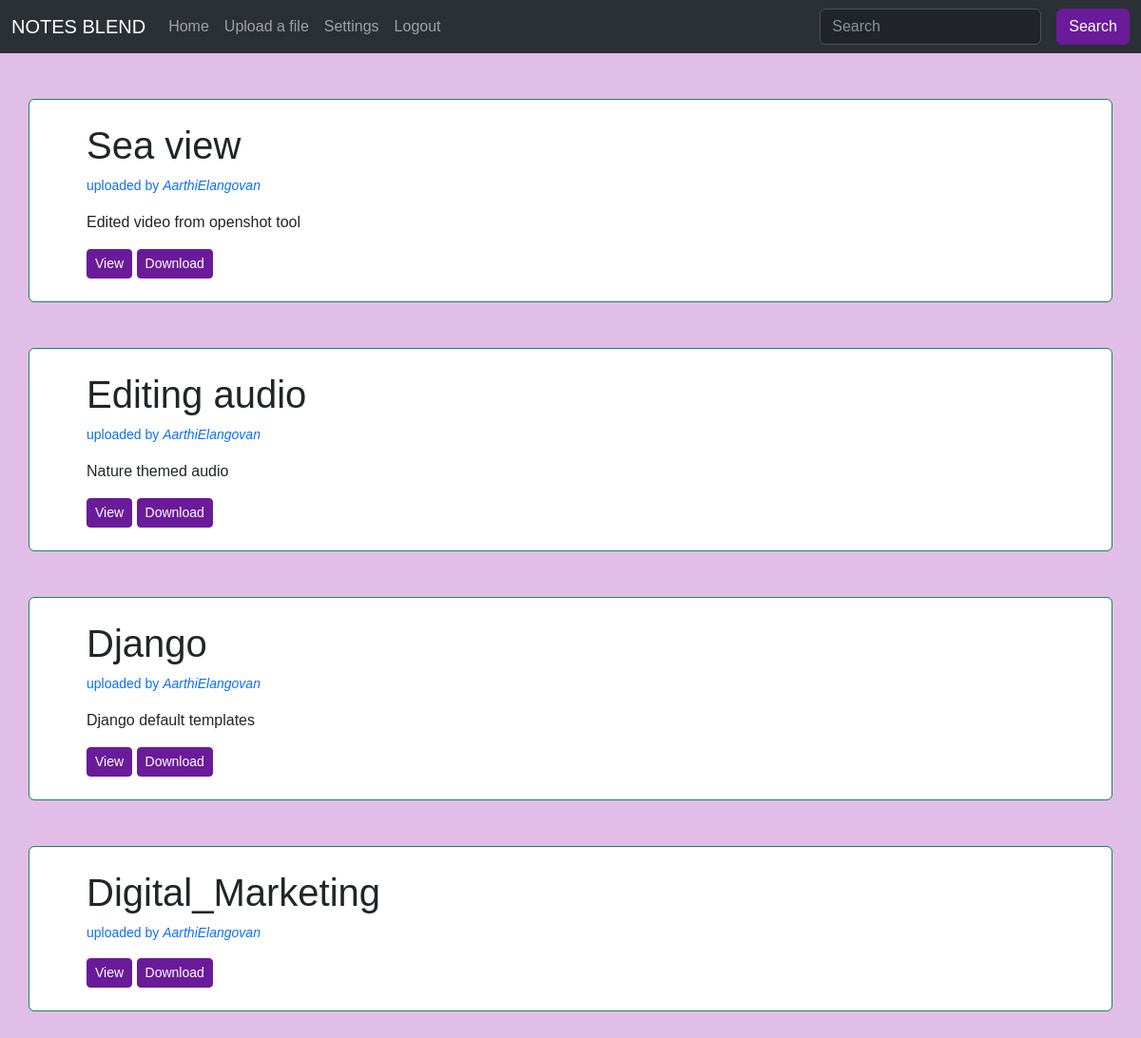
The app's page / (signed in) with its own data.
### main/models.py (models this page shows, shortened)
class File_Upload(models.Model):
    user = models.ForeignKey(User, models.CASCADE)
    title = models.CharField(max_length=50)
    description = models.TextField()
    file_field = models.FileField(upload_to="")

class User(models.Model):
    name = models.CharField(max_length=50)
    email = models.EmailField()
    pwd = models.CharField(max_length=100)
    gender = models.CharField(max_length=20)

### main/views.py (the view)
# urls.py: path('', views.index, name="index"),
def index(request):
    if 'user' in request.session:
        all_files = File_Upload.objects.all()
        data = {'files': all_files}
        return render(request, 'index.html', data)
    else:
        return redirect('login')

### templates/index.html (shortened to what this page needs)
{% extends 'base.html' %}
{% block body %}
    {% for file in files reversed %}
        <div class="container border border-success my-5 py-4  form-control">
            <h1 class="mx-5">
                {{file.title}}
            </h1>
            <small><p class="mx-5 text-primary">uploaded by <i>{{file.user.name}}</i></p></small>
            <p class="mx-5">
                {{file.description}}
            </p>
            <div class="mx-5">
                <a class="btn btn-outline-success btn-sm" href="media/{{file.file_field}}/" target="_blank">View</a>
                <a class="btn btn-outline-success btn-sm" href="media/{{file.file_field}}/" download>Download</a>
            </div>
        </div>
    {% endfor %}
{% endblock %}

### templates/base.html (shortened to what this page needs)
<!doctype html>
<html lang="en">
<head>
    <link href="https://cdn.jsdelivr.net/npm/bootstrap@5.3.0-alpha1/dist/css/bootstrap.min.css" rel="stylesheet">
</head>
<body>
<nav class="navbar navbar-expand-lg bg-body-tertiary bg-primary" data-bs-theme="dark">
    <div class="container-fluid">
      <a class="navbar-brand" href="{% url 'index' %}">NOTES BLEND</a>
      <div class="collapse navbar-collapse" id="navbarSupportedContent">
        <ul class="navbar-nav me-auto mb-2 mb-lg-0">
          <li class="nav-item">
            <a class="nav-link" aria-current="page" href="{% url 'index' %}">Home</a>
          </li>
          {% if not request.session.user %}
            <li class="nav-item">
              <a class="nav-link" href="{% url 'login' %}" >Login</a>
            </li>
            <li class="nav-item">
              <a class="nav-link" href="{% url 'signup' %}">Signup</a>
            </li>
          {% else %}
            <li class="nav-item">
              <a class="nav-link" href="{% url 'file_upload' %}">Upload a file</a>
            </li>
            <li class="nav-item">
              <a class="nav-link" href="{% url 'settings' %}">Settings</a>
            </li>
            <li class="nav-item">
              <a class="nav-link" href="{% url 'logout' %}">Logout</a>
            </li>
          {% endif %}
        </ul>
        <form class="d-flex" role="search">
          <input class="form-control me-3" type="search" placeholder="Search" aria-label="Search">
          <button class="btn" type="submit">Search</button>
        </form>
      </div>
    </div>
  </nav>
{% block body %}
{% endblock %}
</body>
</html>

### templates/base.html (style rules this page uses)
body { background-color: #e1bee7; font-family: 'Arial', sans-serif; }
.btn { background-color: #6a1b9a; border-color: #6a1b9a; color: #fff; }

### records on screen
File_Upload: title "Sea view", user.name "AarthiElangovan", description "Edited video from openshot tool"
File_Upload: title "Editing audio", user.name "AarthiElangovan", description "Nature themed audio"
File_Upload: title "Django", user.name "AarthiElangovan", description "Django default templates"
File_Upload: title "Digital_Marketing", user.name "AarthiElangovan"
